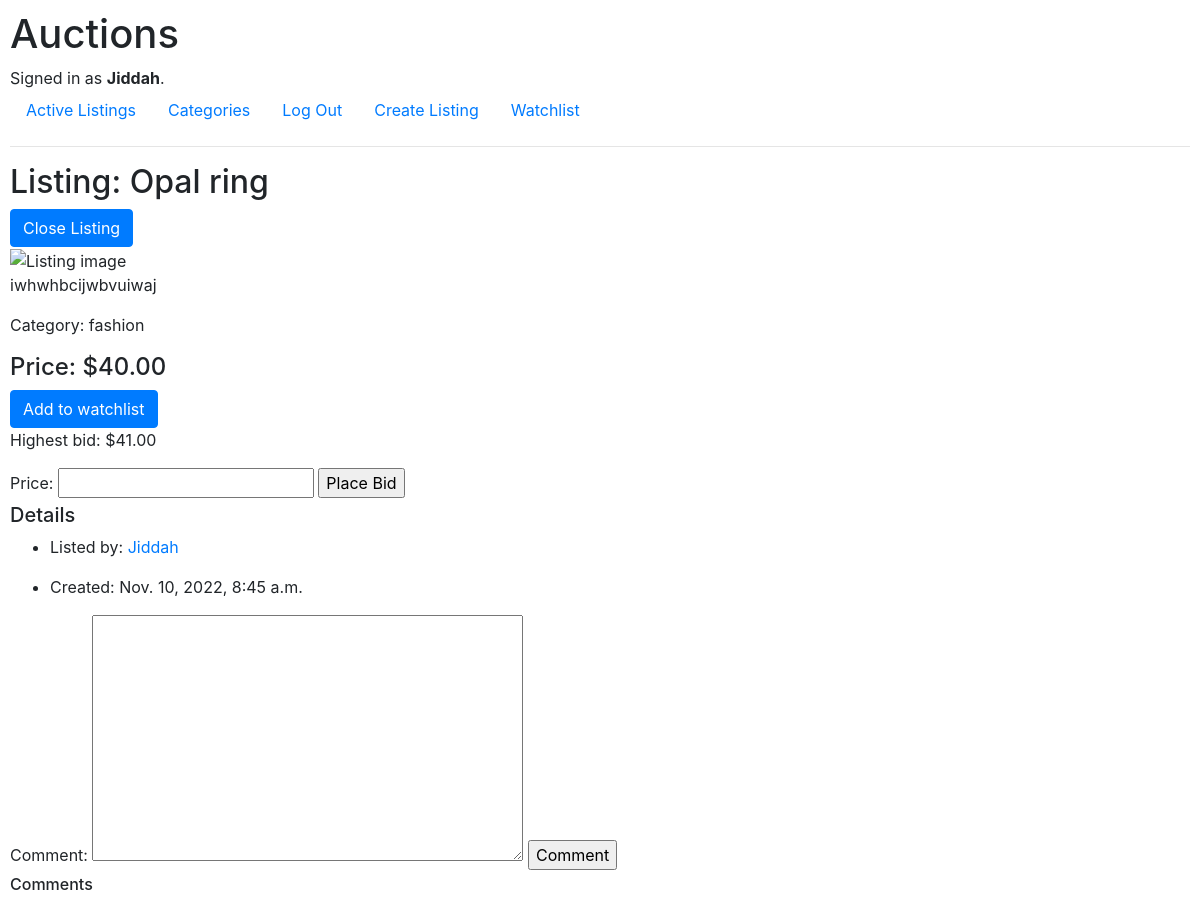
Page /auctions/Opal ring/ (signed in) on the earlier database version.
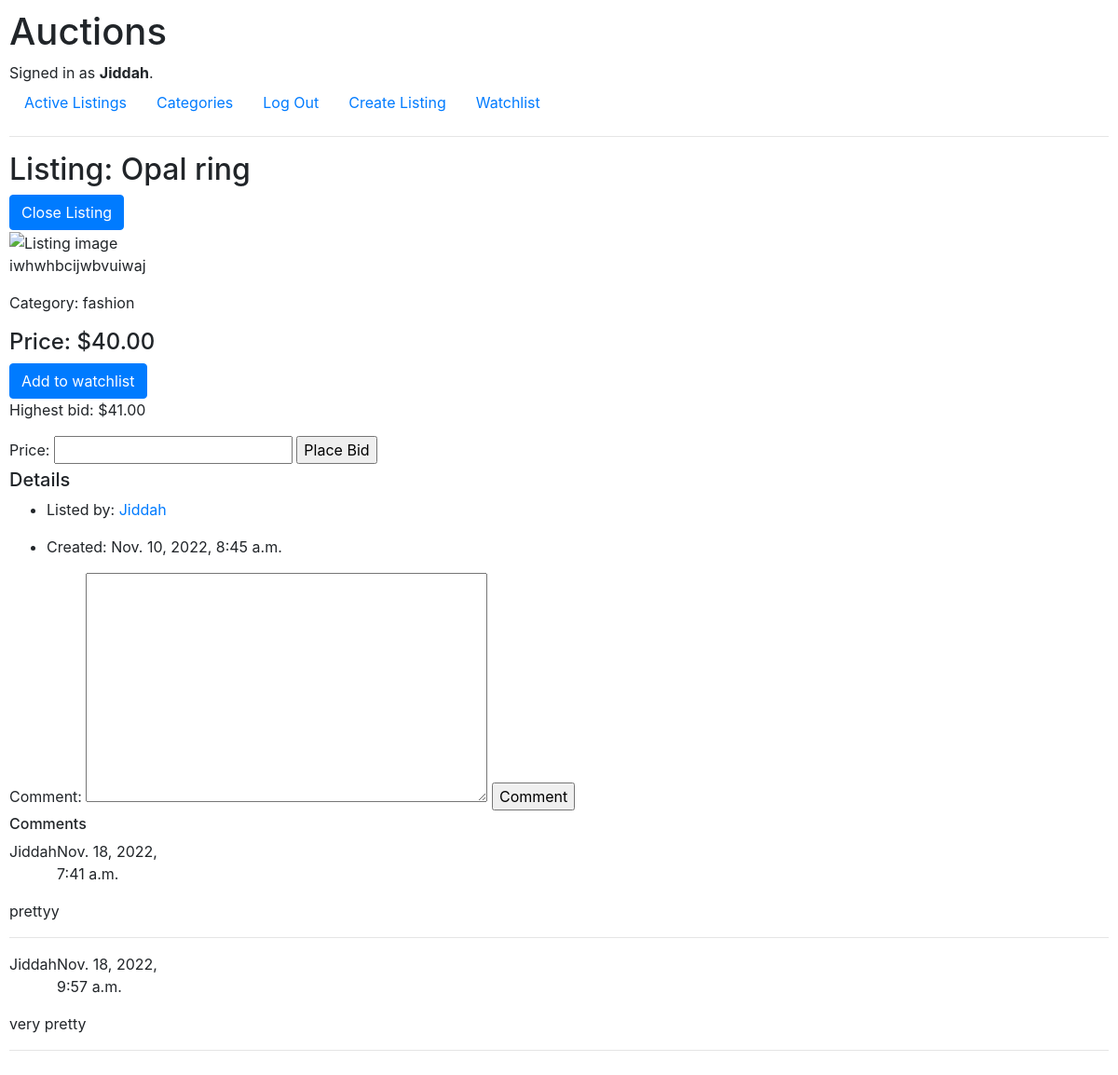
Same page on the later database version.
### auctions/models.py (models this page shows, shortened)
class User(AbstractUser):
    pass

class Listing(models.Model):
    CATEGORY_CHOICES = [
    ('fashion', 'Fashion'),
    ('toys', 'Toys'),
    ('electronics', 'Electronics'),
    ('home', 'Home'),
    ('art', 'Art')
]
    title = models.CharField(max_length=64)
    description = models.TextField(max_length=64,blank=True)
    price = models.DecimalField(max_digits=5,decimal_places=2)
    image = models.URLField(max_length=250)
    category = models.CharField(max_length=20,blank=True,choices=CATEGORY_CHOICES,default='fashion')
    tag = models.CharField(max_length=10, default='active')
    user = models.CharField(max_length=64)
    date_time = models.DateTimeField(default=timezone.now, blank=True)

class Comment(models.Model):
    comment = models.TextField(max_length=64,blank=True)
    user_commented = models.CharField(max_length=64)
    list_title = models.CharField(max_length=64)
    list_author = models.CharField(max_length=64)
    date_time = models.DateTimeField(default=timezone.now, blank=True)

### auctions/views.py (the view, shortened to what this page needs)
# urls.py: path("auctions/<str:title>/", views.listing, name="listing"),
@login_required
def listing(request, title):
    if request.user.is_authenticated:
        username = request.user.get_username()
    form = BidForm()
    comment_form = CommentForm()
    listing_object = Listing.objects.all().filter(title=title).first()
    author = listing_object.user
    bids = Bid.objects.all().filter(title=title).values_list("price", flat=True)
    max_bid = max(bids, default=0)
    comments = Comment.objects.all().filter(list_title=title)
    watchlist_data = Watchlists.objects.all().filter(title=title, user=username).first()
    return render(request, "auctions/listing.html", {
        "form": form,
        "listing": listing_object,
        "max_bid": max_bid,
        "users": author,
        "commentform": comment_form,
        "comments": comments,
        "watchlist_data": watchlist_data
    })

### auctions/forms.py
class BidForm(ModelForm):
    class Meta:
        model = Bid
        fields = ['price']

class CommentForm(ModelForm):
    class Meta:
        model = Comment
        fields = ['comment']

### auctions/templates/auctions/listing.html (shortened to what this page needs)
{% extends "auctions/layout.html" %}
{% block body %}
    <h2>Listing: {{ listing.title }}</h2>
    {% if user.username == users %}
        <form action="{% url 'listing' listing.title %}" method="POST">
            <input class="btn btn-primary" type="submit" value="Close Listing" name="close">
        </form>
    {% endif %}
    <div class="listing">
        <div class="listing_img">
            <img src="{{ listing.image }}" alt="Listing image">
        </div>
        <div class="listing_body">
            <div class="desc-category">
                <p>{{ listing.description }}</p>
                <p class="category">Category: {{ listing.category }}</p>
            </div>
            <h4>Price: ${{ listing.price }}</h4>
            {% if watchlist_data.watchlist == True %}
                <form action="{% url 'listing' listing.title %}" method="POST">
                    {% csrf_token %}
                    <input class="btn btn-primary" type="submit" value="Remove from watchlist" name="watchlist">
                </form>
            {% else %}
                <form action="{% url 'listing' listing.title %}" method="POST">
                    <input class="btn btn-primary" type="submit" value="Add to watchlist" name="watchlist">
                </form>
            {% endif %}
        </div>
    </div>
    <div class="max_bid">
        <p>Highest bid: ${{ max_bid }}</p>
    </div>
    <form action="#" method="POST">
        {{ form }}
        <input type="submit" value="Place Bid">
    </form>
    <div>
        <h5>Details</h5>
        <ul>
            <li><p>Listed by: <a href="#">{{ listing.user }}</a></p></li>
            <li><p>Created: {{ listing.date_time }}</p></li>
        </ul>
    </div>
    <form action="{% url 'listing' listing.title %}" method="POST">
        {{ commentform }}
        <input type="submit" value="Comment">
    </form>
    <h6>Comments</h6>
    <div>
        {% for comment in comments %}
        <div class="user-time-wrap">
            <div class="user-time">
                <p>{{ comment.user_commented }}</p>
                <p>{{ comment.date_time }}</p>
            </div>
        </div>
        <p>{{ comment.comment }}</p>
        <hr>
        {% endfor %}
    </div>
{% endblock %}

### auctions/templates/auctions/layout.html (shortened to what this page needs)
{% load static %}
<!DOCTYPE html>
<html lang="en">
    <head>
        <link rel="stylesheet" href="https://stackpath.bootstrapcdn.com/bootstrap/4.4.1/css/bootstrap.min.css">
        <link href="{% static 'auctions/styles.css' %}" rel="stylesheet">
    </head>
    <body>
        <h1>Auctions</h1>
        <div>
            {% if user.is_authenticated %}
                Signed in as <strong>{{ user.username }}</strong>.
            {% else %}
                Not signed in.
            {% endif %}
        </div>
        <ul class="nav">
            <li class="nav-item">
                <a class="nav-link" href="{% url 'index' %}">Active Listings</a>
            </li>
            <li class="nav-item">
                <a class="nav-link" href="{% url 'categories' %}">Categories</a>
            </li>
            {% if user.is_authenticated %}
                <li class="nav-item">
                    <a class="nav-link" href="{% url 'logout' %}">Log Out</a>
                </li>
                <li class="nav-item">
                    <a class="nav-link" href="{% url 'create_listing' %}">Create Listing</a>
                </li>
                <li class="nav-item">
                    <a class="nav-link" href="{% url 'watchlist' %}">Watchlist</a>
                </li>
            {% endif %}
        </ul>
        <hr>
        {% block body %}
        {% endblock %}
    </body>
</html>

### auctions/static/auctions/styles.css (style rules this page uses)
body { padding: 10px; }
img { width: 15vw; }
.user-time-wrap { width: 15vw; }
.user-time { display: flex; justify-content: space-between; }

Differences in the rows shown:
added Comment: user_commented "Jiddah", date_time "Nov. 18, 2022, 7:41 a.m.", comment "prettyy"
added Comment: user_commented "Jiddah", date_time "Nov. 18, 2022, 9:57 a.m.", comment "very pretty"
